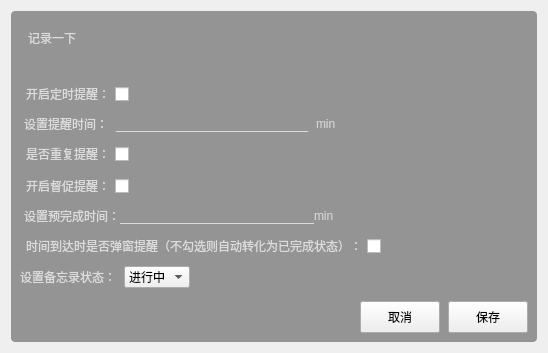
<?xml version="1.0" encoding="UTF-8"?>
<ui version="4.0">
 <class>EditTextDialog</class>
 <widget class="QDialog" name="EditTextDialog">
  <property name="geometry">
   <rect>
    <x>0</x>
    <y>0</y>
    <width>548</width>
    <height>353</height>
   </rect>
  </property>
  <property name="windowTitle">
   <string>EditTextDialog</string>
  </property>
  <layout class="QVBoxLayout" name="verticalLayout">
   <item>
    <widget class="QWidget" name="widget_back" native="true">
     <property name="styleSheet">
      <string notr="true">#widget_back{
	border-radius: 4px;
	background-color: rgba(85, 85, 85, 150);
}
.QLabel{
	color: rgb(220, 220, 220);	
}</string>
     </property>
     <layout class="QVBoxLayout" name="verticalLayout_3">
      <item>
       <widget class="QWidget" name="widget_title" native="true">
        <layout class="QHBoxLayout" name="horizontalLayout">
         <property name="spacing">
          <number>8</number>
         </property>
         <property name="leftMargin">
          <number>8</number>
         </property>
         <property name="topMargin">
          <number>8</number>
         </property>
         <property name="rightMargin">
          <number>8</number>
         </property>
         <property name="bottomMargin">
          <number>8</number>
         </property>
         <item>
          <widget class="QLabel" name="label_title">
           <property name="text">
            <string>记录一下</string>
           </property>
          </widget>
         </item>
         <item>
          <spacer name="horizontalSpacer">
           <property name="orientation">
            <enum>Qt::Horizontal</enum>
           </property>
           <property name="sizeHint" stdset="0">
            <size>
             <width>381</width>
             <height>20</height>
            </size>
           </property>
          </spacer>
         </item>
         <item>
          <widget class="QPushButton" name="btn_set">
           <property name="minimumSize">
            <size>
             <width>20</width>
             <height>20</height>
            </size>
           </property>
           <property name="maximumSize">
            <size>
             <width>20</width>
             <height>20</height>
            </size>
           </property>
           <property name="toolTip">
            <string>高级设置</string>
           </property>
           <property name="styleSheet">
            <string notr="true">.QPushButton{
	border: none;
	border-image: url(:/btnicon/res/btnicon/set.png);
}
.QPushButton::hover{
	border-image: url(:/btnicon/res/btnicon/set-hover.png);
}
.QPushButton::pressed{
	border-image: url(:/btnicon/res/btnicon/set-pressed.png);
}</string>
           </property>
           <property name="text">
            <string/>
           </property>
          </widget>
         </item>
         <item>
          <widget class="QPushButton" name="btn_back">
           <property name="minimumSize">
            <size>
             <width>20</width>
             <height>20</height>
            </size>
           </property>
           <property name="maximumSize">
            <size>
             <width>20</width>
             <height>20</height>
            </size>
           </property>
           <property name="toolTip">
            <string>关闭</string>
           </property>
           <property name="styleSheet">
            <string notr="true">.QPushButton{
	border: none;
	border-image: url(:/btnicon/res/btnicon/close.png);
}
.QPushButton::hover{
	border-image: url(:/btnicon/res/btnicon/close-hover.png);
}
.QPushButton::pressed{
	border-image: url(:/btnicon/res/btnicon/close-pressed.png);
}</string>
           </property>
           <property name="text">
            <string/>
           </property>
          </widget>
         </item>
        </layout>
       </widget>
      </item>
      <item>
       <widget class="QStackedWidget" name="stackedWidget">
        <property name="styleSheet">
         <string notr="true">.QStackedWidget, #page_context, #page_set{
	background: transparent;
	border: none;
}</string>
        </property>
        <property name="currentIndex">
         <number>1</number>
        </property>
        <widget class="QWidget" name="page_context">
         <layout class="QVBoxLayout" name="verticalLayout_4">
          <property name="spacing">
           <number>8</number>
          </property>
          <property name="leftMargin">
           <number>0</number>
          </property>
          <property name="topMargin">
           <number>0</number>
          </property>
          <property name="rightMargin">
           <number>0</number>
          </property>
          <property name="bottomMargin">
           <number>0</number>
          </property>
          <item>
           <widget class="QWidget" name="widget_head" native="true">
            <layout class="QHBoxLayout" name="horizontalLayout_2">
             <item>
              <widget class="QLabel" name="label_head">
               <property name="text">
                <string>标题：</string>
               </property>
              </widget>
             </item>
             <item>
              <widget class="QLineEdit" name="lineEdit_title">
               <property name="styleSheet">
                <string notr="true">background: transparent;
border: none;
border-bottom: 1px solid rgb(220, 220, 220);
color: rgb(220, 220, 220);	</string>
               </property>
               <property name="maxLength">
                <number>50</number>
               </property>
              </widget>
             </item>
             <item>
              <widget class="QLabel" name="label_limit">
               <property name="text">
                <string>0/50</string>
               </property>
              </widget>
             </item>
            </layout>
           </widget>
          </item>
          <item>
           <widget class="QWidget" name="widget_context" native="true">
            <layout class="QVBoxLayout" name="verticalLayout_2">
             <item>
              <widget class="QLabel" name="label_context">
               <property name="text">
                <string>正文：</string>
               </property>
              </widget>
             </item>
             <item>
              <widget class="QTextEdit" name="textEdit">
               <property name="styleSheet">
                <string notr="true">background: transparent;
border: 1px solid rgb(220, 220, 220);
border-radius: 8px;
padding: 8px;
color: rgb(220, 220, 220);	</string>
               </property>
              </widget>
             </item>
            </layout>
           </widget>
          </item>
          <item>
           <layout class="QHBoxLayout" name="horizontalLayout_3">
            <item>
             <spacer name="horizontalSpacer_2">
              <property name="orientation">
               <enum>Qt::Horizontal</enum>
              </property>
              <property name="sizeHint" stdset="0">
               <size>
                <width>40</width>
                <height>20</height>
               </size>
              </property>
             </spacer>
            </item>
            <item>
             <widget class="QPushButton" name="btn_confirm">
              <property name="minimumSize">
               <size>
                <width>0</width>
                <height>32</height>
               </size>
              </property>
              <property name="maximumSize">
               <size>
                <width>16777215</width>
                <height>32</height>
               </size>
              </property>
              <property name="text">
               <string>完成</string>
              </property>
             </widget>
            </item>
           </layout>
          </item>
         </layout>
        </widget>
        <widget class="QWidget" name="page_set">
         <property name="styleSheet">
          <string notr="true">.QLineEdit{
	background: transparent;
	border: none;
	border-bottom: 1px solid rgb(220, 220, 220);
	color: rgb(220, 220, 220);	
}
.QCheckBox{
	color: rgb(220, 220, 220);	
}</string>
         </property>
         <layout class="QVBoxLayout" name="verticalLayout_7">
          <property name="spacing">
           <number>8</number>
          </property>
          <property name="leftMargin">
           <number>0</number>
          </property>
          <property name="topMargin">
           <number>20</number>
          </property>
          <property name="rightMargin">
           <number>0</number>
          </property>
          <property name="bottomMargin">
           <number>0</number>
          </property>
          <item>
           <layout class="QHBoxLayout" name="horizontalLayout_7">
            <property name="spacing">
             <number>0</number>
            </property>
            <item>
             <widget class="QCheckBox" name="cb_timing">
              <property name="layoutDirection">
               <enum>Qt::RightToLeft</enum>
              </property>
              <property name="text">
               <string>开启定时提醒：</string>
              </property>
             </widget>
            </item>
            <item>
             <spacer name="horizontalSpacer_6">
              <property name="orientation">
               <enum>Qt::Horizontal</enum>
              </property>
              <property name="sizeHint" stdset="0">
               <size>
                <width>40</width>
                <height>20</height>
               </size>
              </property>
             </spacer>
            </item>
           </layout>
          </item>
          <item>
           <widget class="QWidget" name="widget" native="true">
            <layout class="QVBoxLayout" name="verticalLayout_5">
             <property name="spacing">
              <number>8</number>
             </property>
             <property name="leftMargin">
              <number>0</number>
             </property>
             <property name="topMargin">
              <number>0</number>
             </property>
             <property name="rightMargin">
              <number>0</number>
             </property>
             <property name="bottomMargin">
              <number>0</number>
             </property>
             <item>
              <layout class="QHBoxLayout" name="horizontalLayout_5">
               <property name="leftMargin">
                <number>4</number>
               </property>
               <item>
                <widget class="QLabel" name="label">
                 <property name="text">
                  <string>设置提醒时间：</string>
                 </property>
                </widget>
               </item>
               <item>
                <widget class="QLineEdit" name="lineEdit_timing"/>
               </item>
               <item>
                <widget class="QLabel" name="label_2">
                 <property name="text">
                  <string>min</string>
                 </property>
                </widget>
               </item>
               <item>
                <spacer name="horizontalSpacer_4">
                 <property name="orientation">
                  <enum>Qt::Horizontal</enum>
                 </property>
                 <property name="sizeHint" stdset="0">
                  <size>
                   <width>40</width>
                   <height>20</height>
                  </size>
                 </property>
                </spacer>
               </item>
              </layout>
             </item>
            </layout>
           </widget>
          </item>
          <item>
           <layout class="QHBoxLayout" name="horizontalLayout_8">
            <item>
             <widget class="QCheckBox" name="cb_repeat">
              <property name="layoutDirection">
               <enum>Qt::RightToLeft</enum>
              </property>
              <property name="text">
               <string>是否重复提醒：</string>
              </property>
              <property name="tristate">
               <bool>false</bool>
              </property>
             </widget>
            </item>
            <item>
             <spacer name="horizontalSpacer_7">
              <property name="orientation">
               <enum>Qt::Horizontal</enum>
              </property>
              <property name="sizeHint" stdset="0">
               <size>
                <width>40</width>
                <height>20</height>
               </size>
              </property>
             </spacer>
            </item>
           </layout>
          </item>
          <item>
           <layout class="QHBoxLayout" name="horizontalLayout_9">
            <item>
             <widget class="QCheckBox" name="cb_urge">
              <property name="layoutDirection">
               <enum>Qt::RightToLeft</enum>
              </property>
              <property name="text">
               <string>开启督促提醒：</string>
              </property>
             </widget>
            </item>
            <item>
             <spacer name="horizontalSpacer_8">
              <property name="orientation">
               <enum>Qt::Horizontal</enum>
              </property>
              <property name="sizeHint" stdset="0">
               <size>
                <width>40</width>
                <height>20</height>
               </size>
              </property>
             </spacer>
            </item>
           </layout>
          </item>
          <item>
           <widget class="QWidget" name="widget_2" native="true">
            <layout class="QVBoxLayout" name="verticalLayout_6">
             <property name="spacing">
              <number>8</number>
             </property>
             <property name="leftMargin">
              <number>0</number>
             </property>
             <property name="topMargin">
              <number>0</number>
             </property>
             <property name="rightMargin">
              <number>0</number>
             </property>
             <property name="bottomMargin">
              <number>0</number>
             </property>
             <item>
              <layout class="QHBoxLayout" name="horizontalLayout_6">
               <property name="spacing">
                <number>0</number>
               </property>
               <property name="leftMargin">
                <number>4</number>
               </property>
               <item>
                <widget class="QLabel" name="label_3">
                 <property name="text">
                  <string>设置预完成时间：</string>
                 </property>
                </widget>
               </item>
               <item>
                <widget class="QLineEdit" name="lineEdit_urge"/>
               </item>
               <item>
                <widget class="QLabel" name="label_4">
                 <property name="text">
                  <string>min</string>
                 </property>
                </widget>
               </item>
               <item>
                <spacer name="horizontalSpacer_5">
                 <property name="orientation">
                  <enum>Qt::Horizontal</enum>
                 </property>
                 <property name="sizeHint" stdset="0">
                  <size>
                   <width>40</width>
                   <height>20</height>
                  </size>
                 </property>
                </spacer>
               </item>
              </layout>
             </item>
            </layout>
           </widget>
          </item>
          <item>
           <layout class="QHBoxLayout" name="horizontalLayout_10">
            <item>
             <widget class="QCheckBox" name="cb_popup">
              <property name="layoutDirection">
               <enum>Qt::RightToLeft</enum>
              </property>
              <property name="text">
               <string>时间到达时是否弹窗提醒（不勾选则自动转化为已完成状态）：</string>
              </property>
             </widget>
            </item>
            <item>
             <spacer name="horizontalSpacer_9">
              <property name="orientation">
               <enum>Qt::Horizontal</enum>
              </property>
              <property name="sizeHint" stdset="0">
               <size>
                <width>40</width>
                <height>20</height>
               </size>
              </property>
             </spacer>
            </item>
           </layout>
          </item>
          <item>
           <layout class="QHBoxLayout" name="horizontalLayout_11">
            <item>
             <widget class="QLabel" name="label_5">
              <property name="text">
               <string>设置备忘录状态：</string>
              </property>
             </widget>
            </item>
            <item>
             <widget class="QComboBox" name="comboBox_state">
              <item>
               <property name="text">
                <string>进行中</string>
               </property>
              </item>
              <item>
               <property name="text">
                <string>未完成</string>
               </property>
              </item>
              <item>
               <property name="text">
                <string>已完成</string>
               </property>
              </item>
              <item>
               <property name="text">
                <string>计划中</string>
               </property>
              </item>
              <item>
               <property name="text">
                <string>已超时</string>
               </property>
              </item>
             </widget>
            </item>
            <item>
             <spacer name="horizontalSpacer_10">
              <property name="orientation">
               <enum>Qt::Horizontal</enum>
              </property>
              <property name="sizeHint" stdset="0">
               <size>
                <width>40</width>
                <height>20</height>
               </size>
              </property>
             </spacer>
            </item>
           </layout>
          </item>
          <item>
           <spacer name="verticalSpacer">
            <property name="orientation">
             <enum>Qt::Vertical</enum>
            </property>
            <property name="sizeHint" stdset="0">
             <size>
              <width>20</width>
              <height>40</height>
             </size>
            </property>
           </spacer>
          </item>
          <item>
           <layout class="QHBoxLayout" name="horizontalLayout_4">
            <item>
             <spacer name="horizontalSpacer_3">
              <property name="orientation">
               <enum>Qt::Horizontal</enum>
              </property>
              <property name="sizeHint" stdset="0">
               <size>
                <width>40</width>
                <height>20</height>
               </size>
              </property>
             </spacer>
            </item>
            <item>
             <widget class="QPushButton" name="btn_cancel">
              <property name="minimumSize">
               <size>
                <width>0</width>
                <height>32</height>
               </size>
              </property>
              <property name="maximumSize">
               <size>
                <width>16777215</width>
                <height>32</height>
               </size>
              </property>
              <property name="text">
               <string>取消</string>
              </property>
             </widget>
            </item>
            <item>
             <widget class="QPushButton" name="btn_save">
              <property name="minimumSize">
               <size>
                <width>0</width>
                <height>32</height>
               </size>
              </property>
              <property name="maximumSize">
               <size>
                <width>16777215</width>
                <height>32</height>
               </size>
              </property>
              <property name="text">
               <string>保存</string>
              </property>
             </widget>
            </item>
           </layout>
          </item>
         </layout>
        </widget>
       </widget>
      </item>
     </layout>
    </widget>
   </item>
  </layout>
 </widget>
 <resources>
  <include location="../app.qrc"/>
 </resources>
 <connections/>
</ui>
